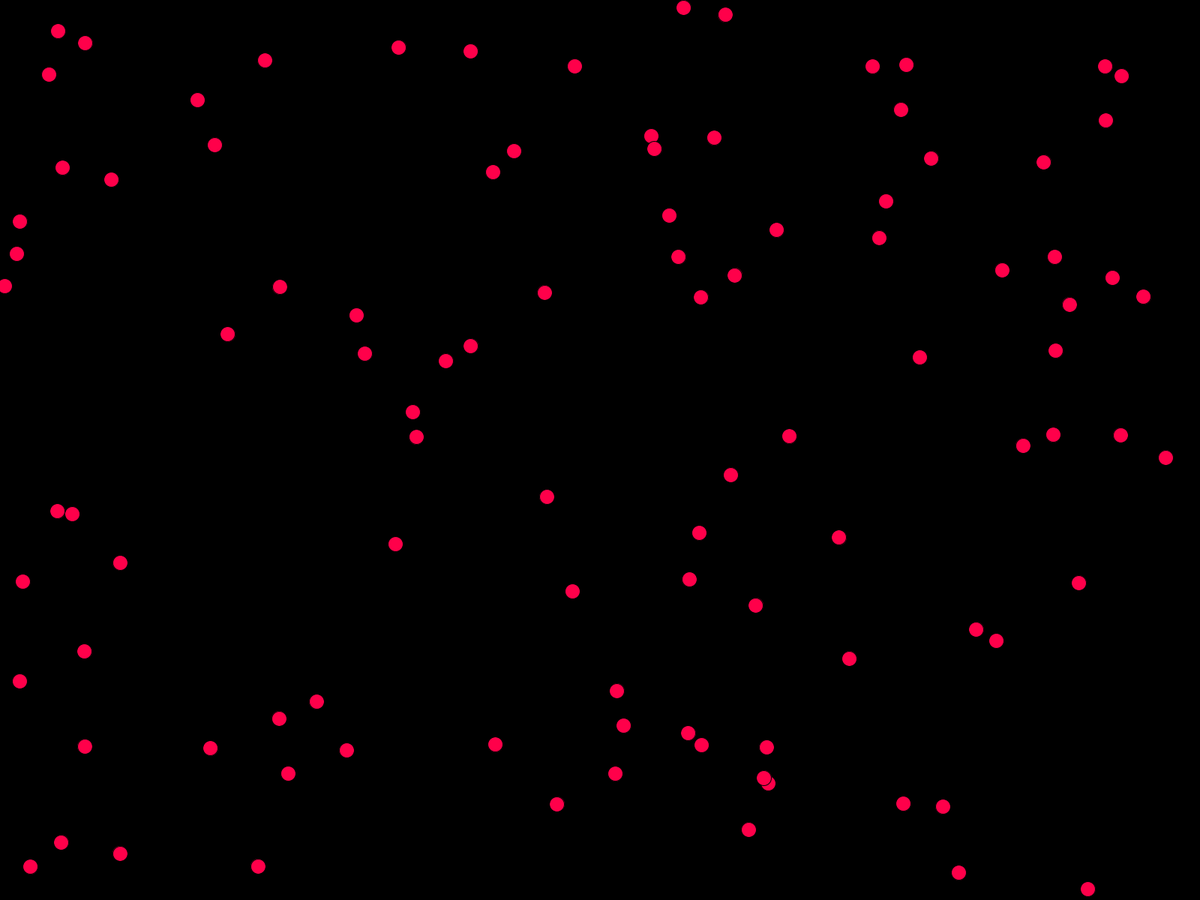
Frame 1 (no input)
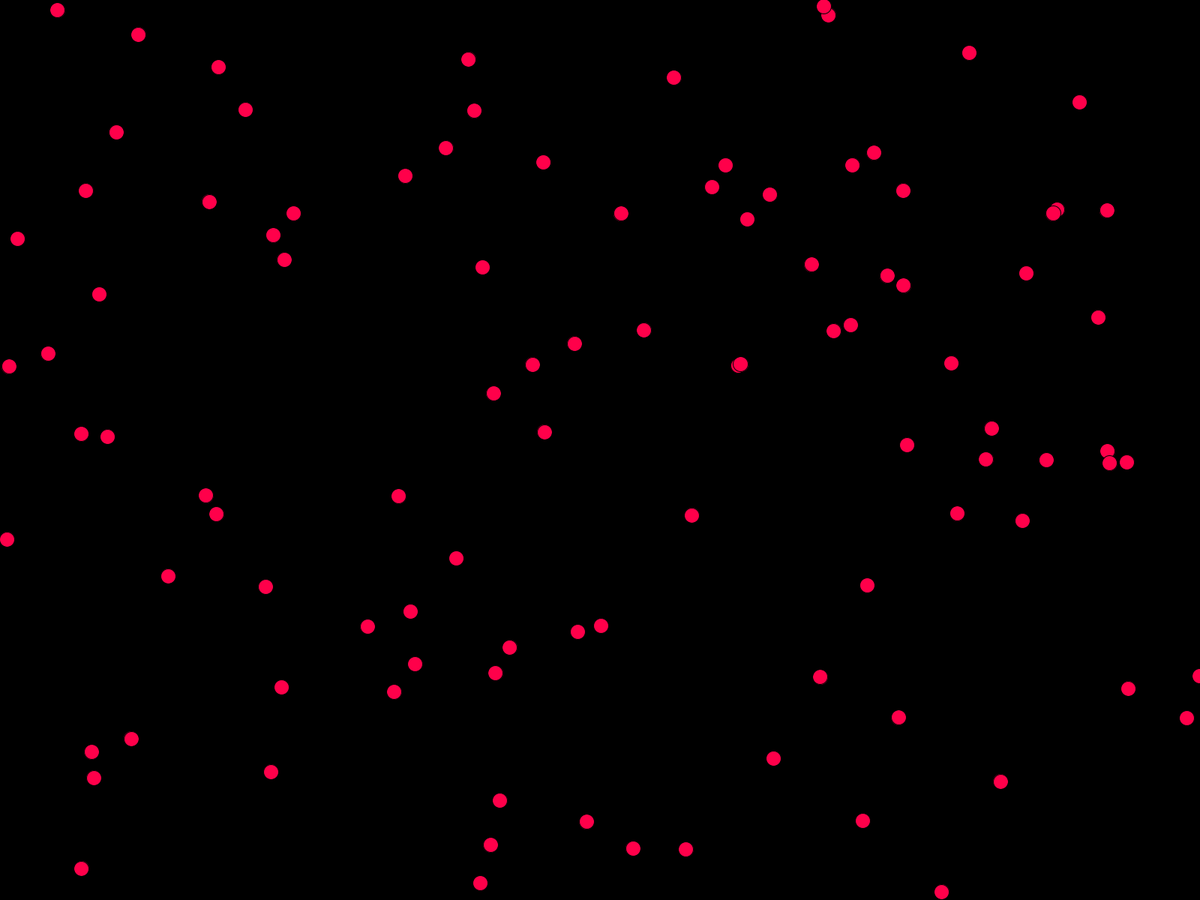
Frame 60 (the mouse pressed at the canvas centre just before this capture)
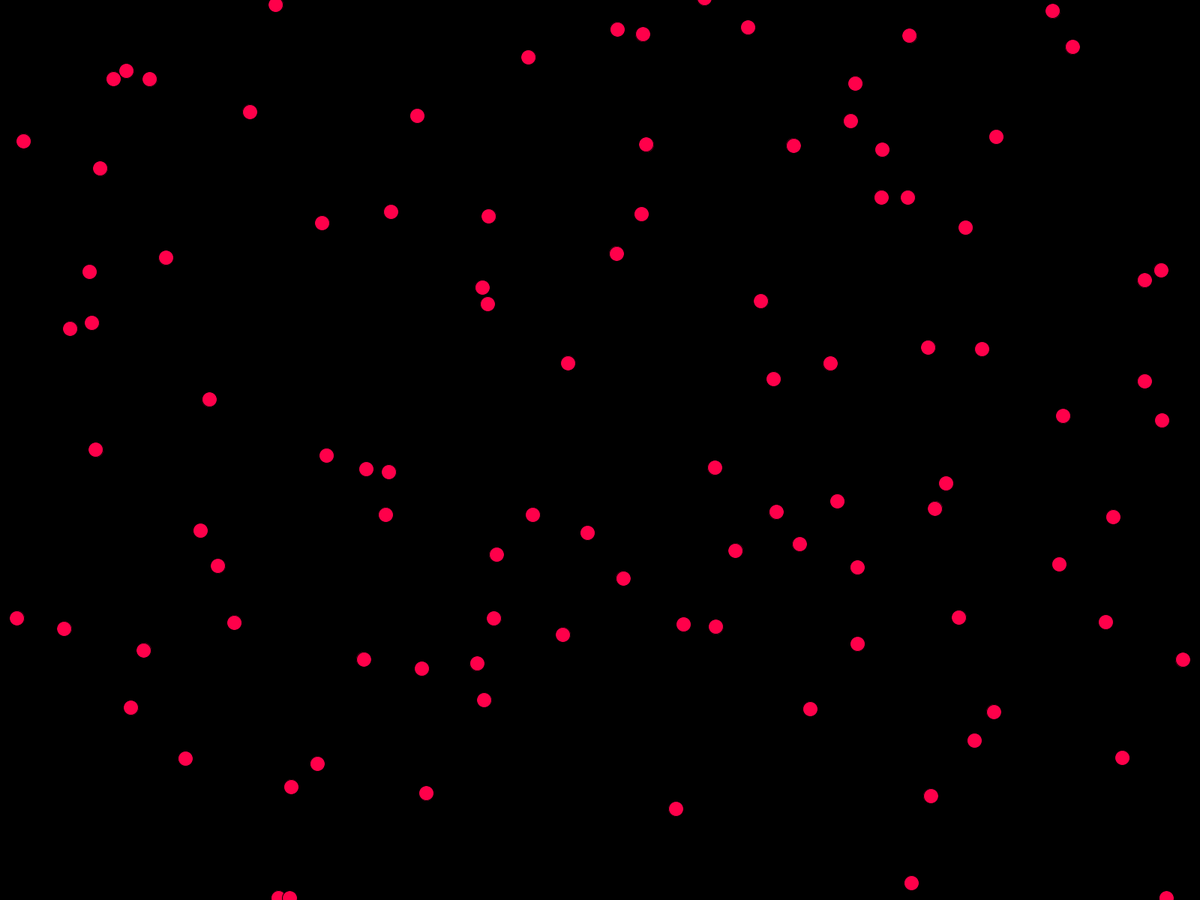
Frame 120 (the mouse held since frame 60 and released just before this capture)

The Processing sketch that drew these frames (run headless with seeded random() and noise(); from frame 60 on, the mouse is pressed at the canvas centre):

// Processing sketch: RandomLights
// ── RandomLights.pde
final int n = 100;
PVector[] dots = new PVector[n];
PVector[] vel = new PVector[n];
color[] c = new color[n]; 

void setup() {
  fullScreen();
  colorMode(HSB);
  for(int i = 0; i < dots.length; i++){
    dots[i] = new PVector(random(width), random(height));
    vel[i] = PVector.random2D().mult(5);
    c[i] = color(random(255), 255, 255);
  }
}

void draw() {
  background(0);
   for(int i = 0; i < dots.length; i++){
     dots[i].add(vel[i]);
     if(dots[i].x > width || dots[i].x < 0){
       vel[i].x *= -1;
     }
     if(dots[i].y > height || dots[i].y < 0){
       vel[i].y *= -1;
     }
     fill(c[0]);
     ellipse(dots[i].x, dots[i].y, 20,20);
   }
}
